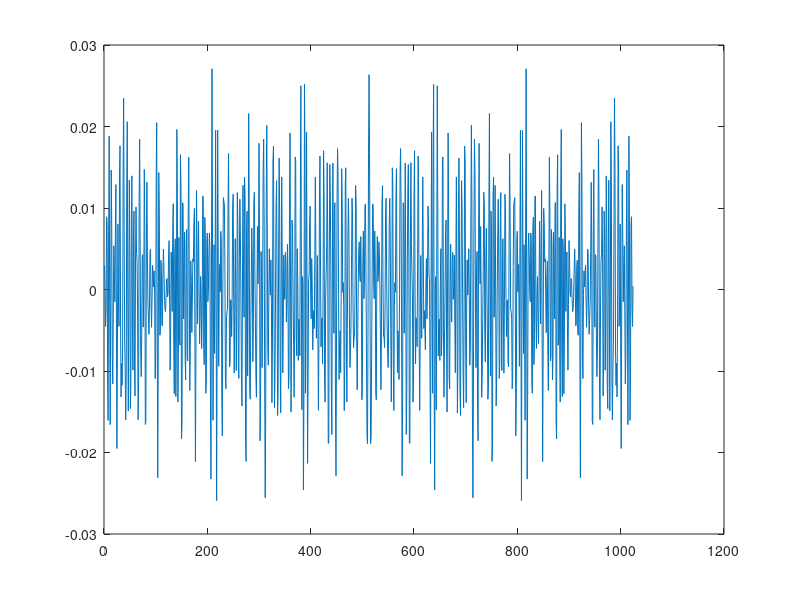
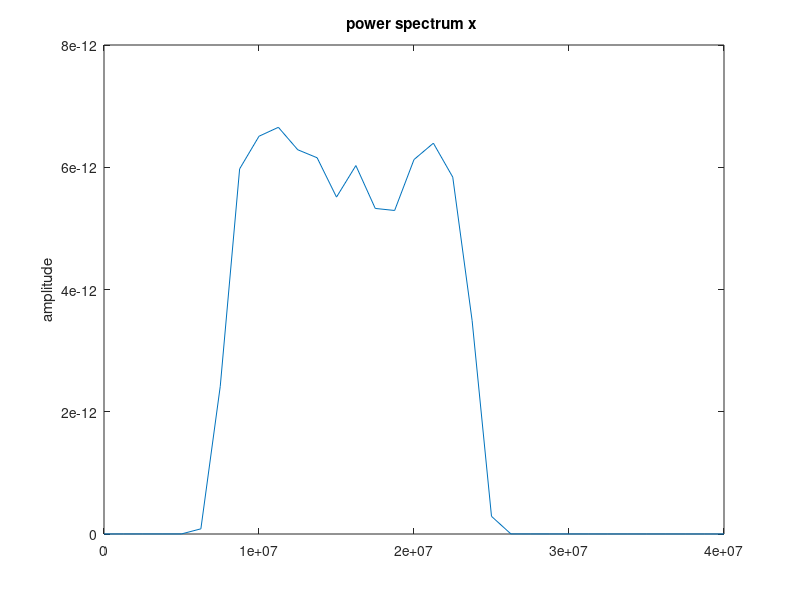
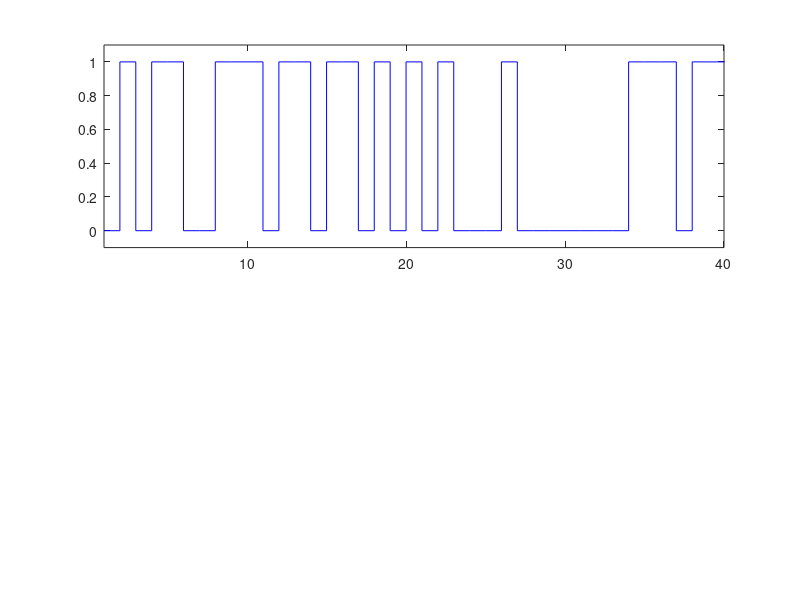

The MATLAB script that drew these images, in order: (Note: this script raises an error after producing the figures.)
% Implementation of OFDM transmission based on Wi-Fi
ncarriers = 207;
FFTsize = 1024; 
fs = 80e6;
carrier1 = 100;
data = randi( [0,1] , [1,207]);
pskData = pskmod(data, 2, pi);
scatterplot(pskData)
datavector = zeros(FFTsize, 1);
datavector(carrier1:carrier1+ncarriers-1) = pskData;
TX = ifft(datavector);
RealTX = real(TX);

% Figure 1 -- Plotting 
figure(1); plot(RealTX);

% Figure 2 -- Plotting 
figure(2); pwelch(RealTX,[],[],[],fs); 

% SNR = Signal-to-Noise Ratio = 15 dB
SNR = 48; RX = awgn(RealTX, SNR, 'measured', [], 'dB');
afterFFT= fft(RX);
receivedSymbols = afterFFT(carrier1:carrier1+ncarriers-1);
scatterplot(receivedSymbols)
receivedData = pskdemod(receivedSymbols,2,pi);

% Figure 3 -- Plotting
figure(3); subplot(211); stairs(data,'b'); axis([1 40 -0.1 1.1]);
receivedData = pskdemod(receivedSymbols, 2 ,pi);
data = randi( [0,1] , [1,52]);

% Part 2 -- Optional
hpn = comm.PNSequence('Polynomial',[7 6 0], 'SamplesPerFrame',207,'InitialConditions',[1 1 1 1 1 1 0]);
data = step(hpn);

